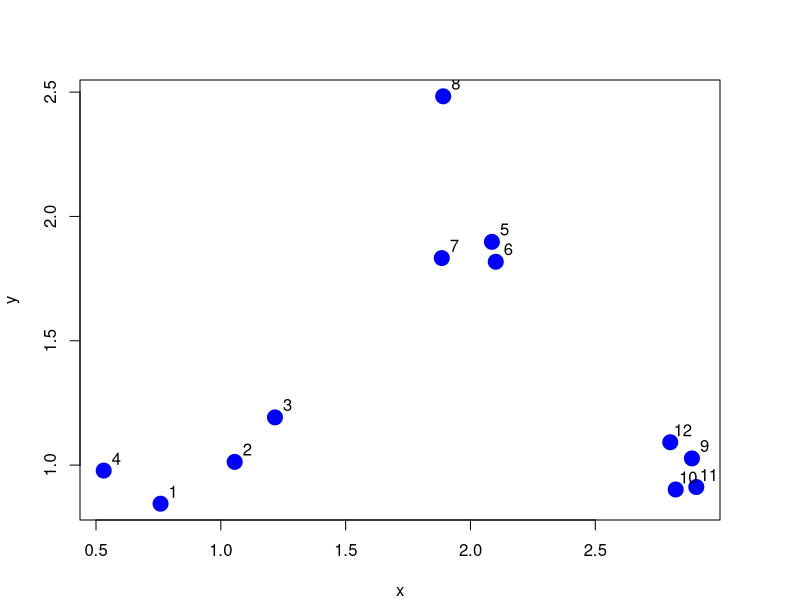
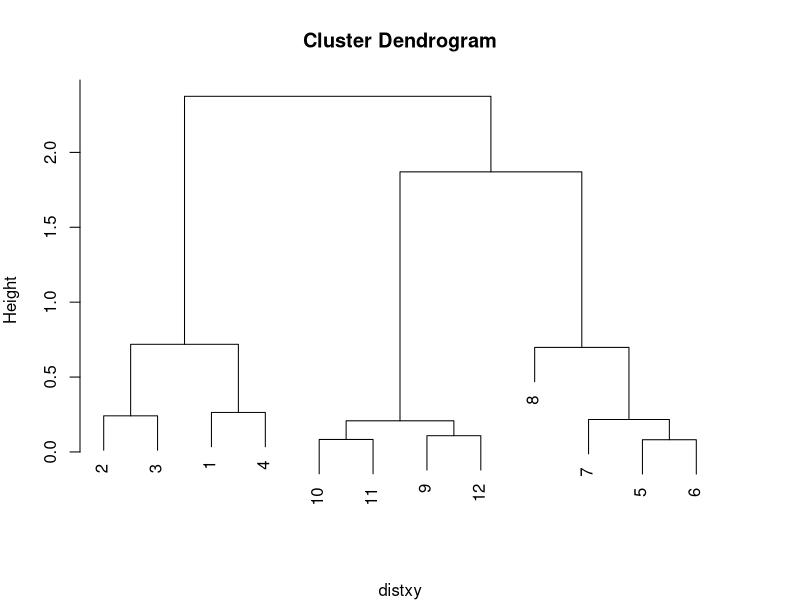
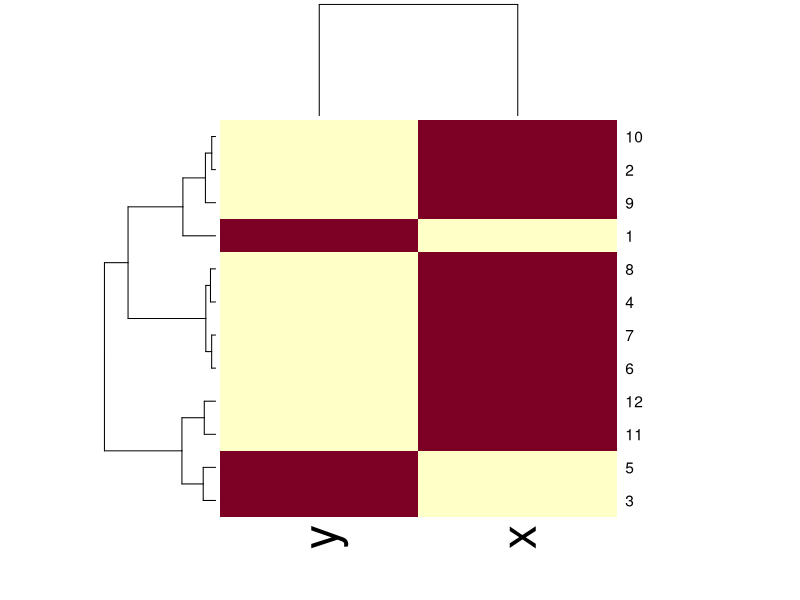
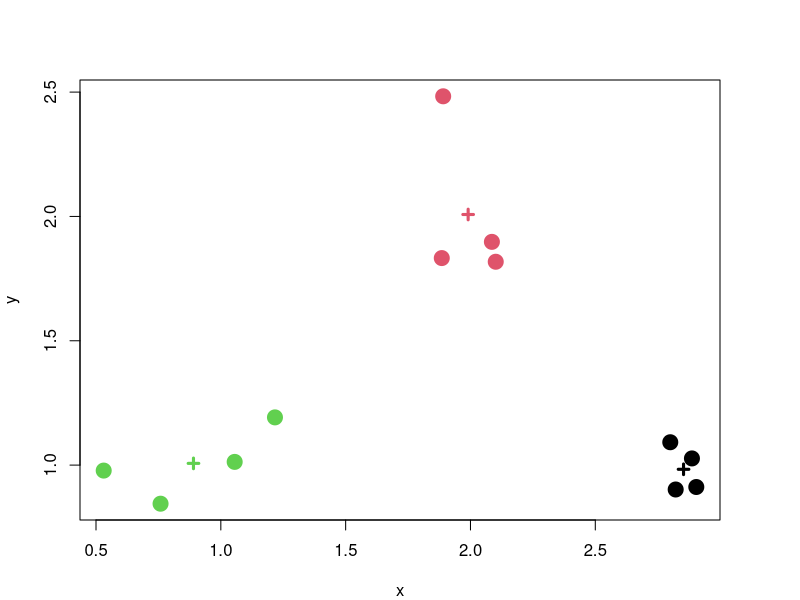
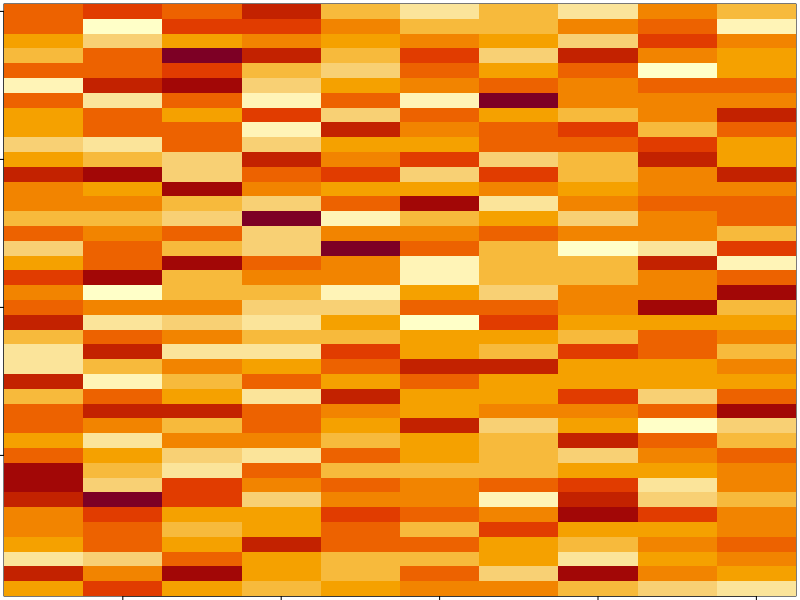
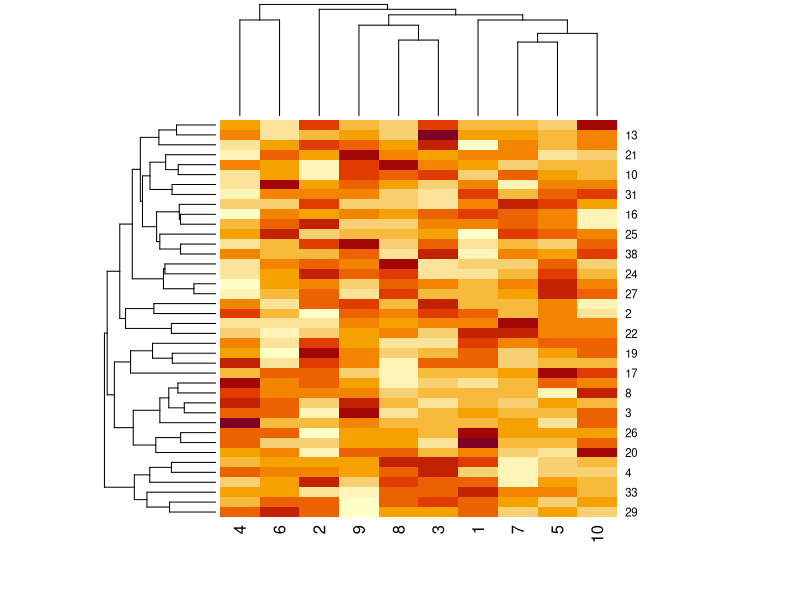

Write R code to recreate these figures, in order. (Note: this script raises an error after producing the figures.)
# Hierarchical clustering - example
# set the seed to ensure reproducibility
set.seed(1234)
par(mar = c(4,4,4,4))
x <- rnorm(12, mean = rep(1:3, each = 4), sd = 0.2)
y <- rnorm(12, mean = rep(c(1,2,1), each = 4), sd = 0.2)
plot(x,y, col = "blue", pch = 19, cex = 2)
text(x + 0.05, y + 0.05, labels = as.character(1:12))

# Run the hierarchical clustering algorithm
# First, calculate the pairwise distances between all the different points
dataFrame <- data.frame(x = x, y = y)
# dist() defaults to euclidean
distxy <- dist(dataFrame)

hClustering <- hclust(distxy)
# create the dendogram to see how the points are merged together
plot(hClustering)

# use heatmap() for visualizing matrix data (large matrix / table) to look at the data in an organized (clustered) way
set.seed(143)
dataMatrix <- as.matrix(dataFrame)[sample(1:12),]
heatmap(dataMatrix)

# Run k-means clustering
# First, calculate the pairwise distances between all the different points
dataFrame <- data.frame(x, y)
# Run k-means with a specific number of centers
kmeansObj <- kmeans(dataFrame, centers = 3)
names(kmeansObj)
kmeansObj$cluster
kmeansObj$centers

# you can plot the result of k-means
par(mar = rep(4, 4))
plot(x, y, col = kmeansObj$cluster, pch = 19, cex = 2)
points(kmeansObj$centers, col = 1:3, pch = 3, lwd = 3)

# you can also use heatmap()

# Dimension Reduction
# Create a noisy, random matrix
set.seed(12345)
par(mar = rep(0.2, 4))
dataMatrix <- matrix(rnorm(400), nrow = 40)
image(1:10, 1:40, t(dataMatrix)[,nrow(dataMatrix):1])

# We can then run a hierarchical analysis on the rows
par(mar = rep(0.2, 4))
# You can see cluster analysis, no real interesting pattern
heatmap(dataMatrix)

# So, we add a pattern to the dataset
set.seed(678910)
# loop through rows, on a random row, if the coin is a 1, apply a pattern
for (i in 1:40) {
  # flip a coin
  coinFlip <- rbinom(1, size = 1, prob = 0.5)
  # if coin is heads, add a common pattern to that row
  if (coinFlip) {
    dataMatrix[i, ] <- dataMatrix[i, ] + rep(c(0,3), each = 5)
  }
}

# repeat the heatmap

# Find the % of fields that are NA
mean(is.na(x0))

# Boxplot with log10
boxplot(log10(x0), log10(x1))

